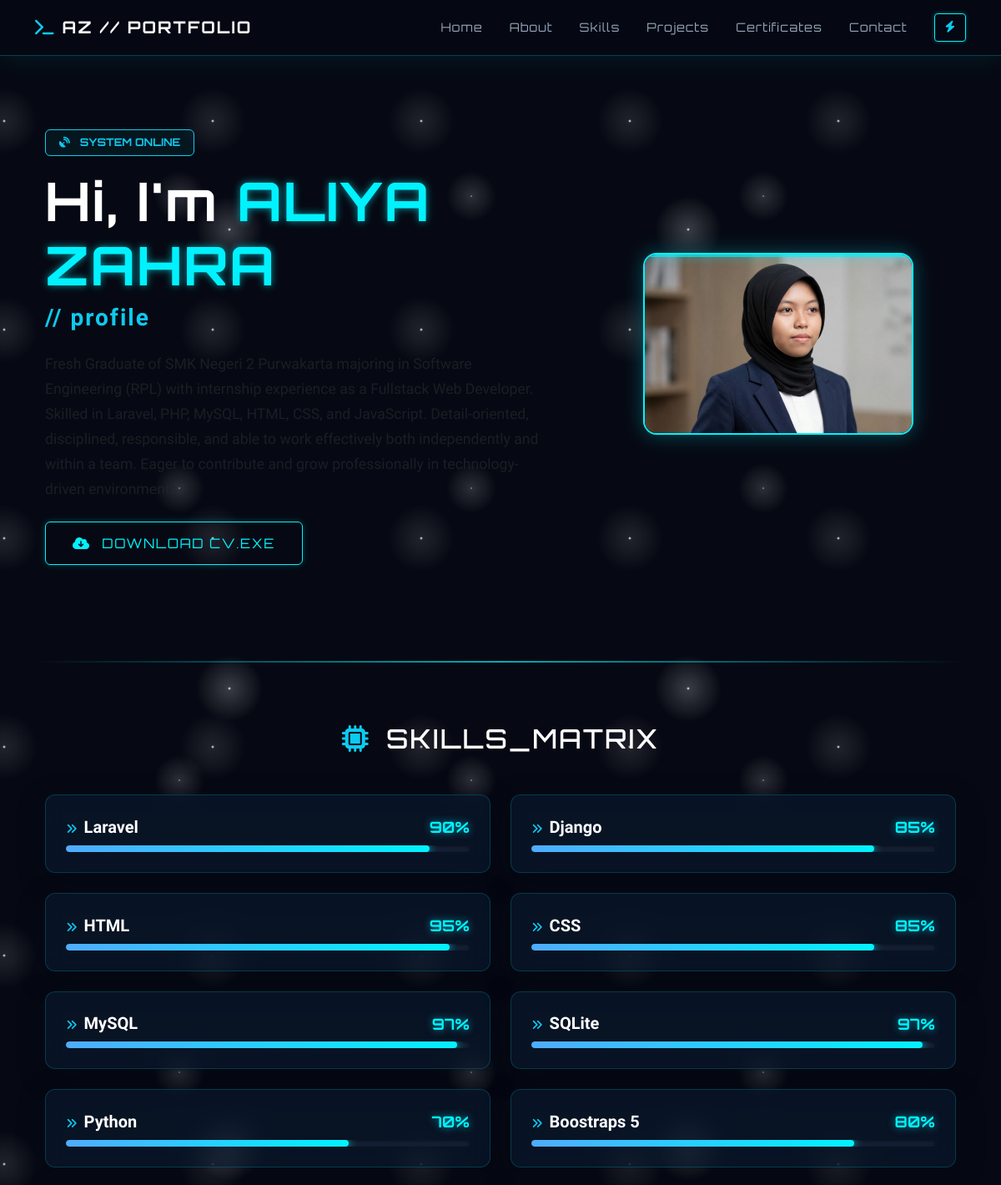
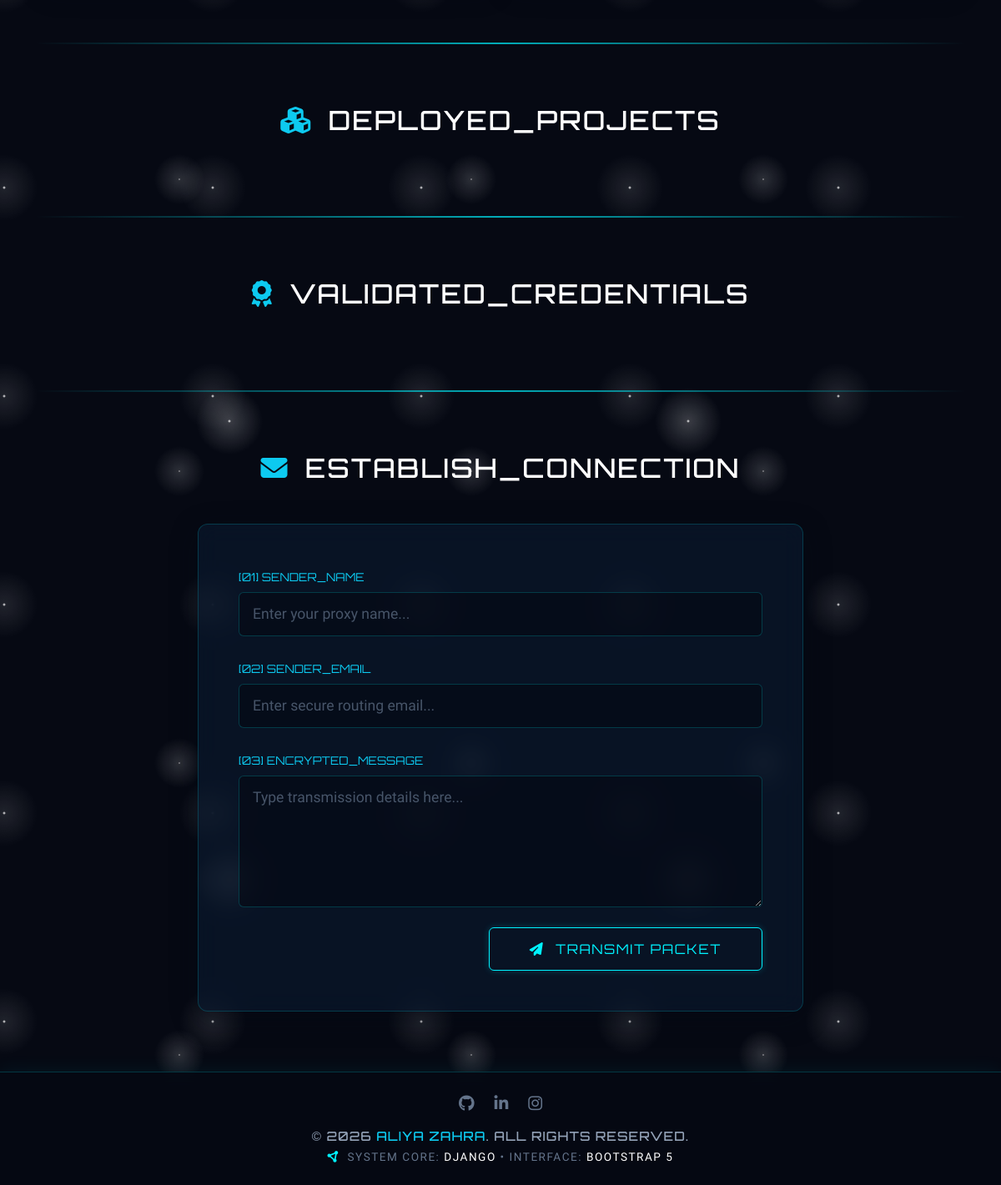
The page / on the database its author committed (2 pictures, top to bottom).
### core/models.py (models this page shows, shortened)
class Hero(models.Model):
    name = models.CharField(max_length=100)
    title = models.CharField(max_length=200)
    subtitle = models.TextField()
    photo = models.ImageField(
        upload_to='profile/'
    )
    cv = models.FileField(
        upload_to='cv/'
    )

class Skill(models.Model):
    name = models.CharField(max_length=100)
    percentage = models.IntegerField()

### core/views.py (the view)
# urls.py: path('', views.home, name='home'),
def home(request):
    context = {
        'hero': Hero.objects.first(),
        'skills': Skill.objects.all(),
    }
    return render(request, 'core/index.html', context)

### templates/core/index.html (shortened to what this page needs)
{% extends 'base.html' %}
{% block content %}
<section id="home" class="hero-section d-flex align-items-center">
    <div class="container">
        <div class="row align-items-center g-5">
            <div class="col-lg-7 order-2 order-lg-1 text-center text-lg-start">
                <span class="badge border border-info text-info mb-3 px-3 py-2 text-uppercase tracking-wider font-orbitron" style="font-size: 0.8rem; background: rgba(0, 242, 254, 0.05);">
                    <i class="fa-solid fa-satellite-dish me-2 pulse-slow"></i> System Online
                </span>
                <h1 class="display-3 fw-bold text-white mb-2 font-orbitron">
                    Hi, I'm <span class="cyber-glow-text">{{ hero.name }}</span>
                </h1>
                <h3 class="mb-4 text-info fw-semibold tracking-wide" style="font-family: 'Rajdhani', sans-serif;">
                    // {{ hero.title }}
                </h3>
                <p class="text-muted mb-4 lead" style="max-width: 600px; font-size: 1.1rem; line-height: 1.7;">
                    {{ hero.subtitle }}
                </p>
                <a href="{{ hero.cv.url }}" class="btn btn-cyber-lg" download>
                    <i class="fa-solid fa-cloud-arrow-down me-2"></i> Download CV.exe
                </a>
            </div>
            <div class="col-lg-5 order-1 order-lg-2 text-center">
                <div class="cyber-avatar-wrapper">
                    <img src="{{ hero.photo.url }}" class="img-fluid cyber-profile-img" alt="{{ hero.name }}">
                    <div class="scanner-line"></div>
                </div>
            </div>
        </div>
    </div>
</section>
<div class="cyber-hr"></div>
<section id="skills" class="py-4">
    <div class="container">
        <h2 class="text-center mb-5 text-white font-orbitron">
            <i class="fa-solid fa-microchip text-info me-2"></i> SKILLS_MATRIX
        </h2>
        <div class="row g-4">
            {% for skill in skills %}
            <div class="col-md-6">
                <div class="glass-card p-4">
                    <div class="d-flex justify-content-between align-items-center mb-2">
                        <strong class="text-white h5 mb-0" style="font-family: 'Rajdhani'; font-weight: 600;">
                            <i class="fa-solid fa-angles-right text-info me-2" style="font-size: 0.85rem;"></i>{{ skill.name }}
                        </strong>
                        <span class="cyber-glow-text fw-bold font-orbitron">{{ skill.percentage }}%</span>
                    </div>
                    <div class="progress">
                        <div class="progress-bar" role="progressbar" style="width: {{ skill.percentage }}%" aria-valuenow="{{ skill.percentage }}" aria-valuemin="0" aria-valuemax="100"></div>
                    </div>
                </div>
            </div>
            {% endfor %}
        </div>
    </div>
</section>
<div class="cyber-hr"></div>
<section id="projects" class="py-4">
    <div class="container">
        <h2 class="text-center mb-5 text-white font-orbitron">
            <i class="fa-solid fa-cubes text-info me-2"></i> DEPLOYED_PROJECTS
        </h2>
    </div>
</section>
<div class="cyber-hr"></div>
<section id="certificates" class="py-4">
    <div class="container">
        <h2 class="text-center mb-5 text-white font-orbitron">
            <i class="fa-solid fa-award text-info me-2"></i> VALIDATED_CREDENTIALS
        </h2>
    </div>
</section>
<div class="cyber-hr"></div>
<section id="contact" class="py-4 mb-4">
    <div class="container" style="max-width: 750px;">
        <h2 class="text-center mb-5 text-white font-orbitron">
            <i class="fa-solid fa-envelope text-info me-2"></i> ESTABLISH_CONNECTION
        </h2>
        <div class="glass-card p-4 p-md-5">
            <form method="POST">
                <div class="mb-4">
                    <label class="form-label text-info font-orbitron" style="font-size: 0.85rem;">[01] SENDER_NAME</label>
                    <input type="text" name="name" class="form-control cyber-input" placeholder="Enter your proxy name..." required>
                </div>
                <div class="mb-4">
                    <label class="form-label text-info font-orbitron" style="font-size: 0.85rem;">[02] SENDER_EMAIL</label>
                    <input type="email" name="email" class="form-control cyber-input" placeholder="Enter secure routing email..." required>
                </div>
                <div class="mb-4">
                    <label class="form-label text-info font-orbitron" style="font-size: 0.85rem;">[03] ENCRYPTED_MESSAGE</label>
                    <textarea name="message" rows="5" class="form-control cyber-input" placeholder="Type transmission details here..." required></textarea>
                </div>
                <div class="text-end">
                    <button type="submit" class="btn btn-cyber-lg px-5">
                        <i class="fa-solid fa-paper-plane me-2"></i> Transmit Packet
                    </button>
                </div>
            </form>
        </div>
    </div>
</section>
{% endblock %}

### templates/base.html (shortened to what this page needs)
{% load static %}
<!DOCTYPE html>
<html lang="id">
<head>
    <link href="https://cdn.jsdelivr.net/npm/bootstrap@5.3.3/dist/css/bootstrap.min.css" rel="stylesheet">
    <link rel="stylesheet" href="https://cdnjs.cloudflare.com/ajax/libs/font-awesome/6.4.0/css/all.min.css">
    <link rel="stylesheet" href="{% static 'css/style.css' %}">
</head>
<body>
    {% include 'navbar.html' %}
    <main class="container my-4">
        {% block content %}
        {% endblock %}
    </main>
    {% include 'footer.html' %}
</body>
</html>

### templates/navbar.html (shortened to what this page needs)
<nav class="navbar navbar-expand-lg navbar-dark fixed-top custom-cyber-nav">
    <div class="container">
        <a class="navbar-brand fw-bold text-uppercase" href="#">
            <i class="fa-solid fa-terminal me-2 text-info"></i>AZ <span class="text-white">// PORTFOLIO</span>
        </a>
        <div class="collapse navbar-collapse" id="menu">
            <ul class="navbar-nav ms-auto align-items-center">
                <li class="nav-item">
                    <a href="/" class="nav-link cyber-nav-link">Home</a>
                </li>
                <li class="nav-item">
                    <a href="/about" class="nav-link cyber-nav-link">About</a>
                </li>
                <li class="nav-item">
                    <a href="/skills" class="nav-link cyber-nav-link">Skills</a>
                </li>
                <li class="nav-item">
                    <a href="/projects" class="nav-link cyber-nav-link">Projects</a>
                </li>
                <li class="nav-item">
                    <a href="/certificates" class="nav-link cyber-nav-link">Certificates</a>
                </li>
                <li class="nav-item">
                    <a href="/contact" class="nav-link cyber-nav-link">Contact</a>
                </li>
                <li class="nav-item ms-lg-3 mt-2 mt-lg-0">
                    <button id="dark-btn" class="btn btn-cyber-toggle btn-sm" title="Toggle System Core">
                        <i class="fa-solid fa-bolt text-info"></i>
                    </button>
                </li>
            </ul>
        </div>
    </div>
</nav>

### templates/footer.html (shortened to what this page needs)
<footer class="cyber-footer text-center py-4 mt-auto">
    <div class="container">
        <div class="mb-3 social-cyber-group">
            <a href="https://github.com/Za-rgb09" target="_blank" class="social-cyber-icon" title="Github">
                <i class="fa-brands fa-github"></i>
            </a>
            <a href="#" target="_blank" class="social-cyber-icon" title="LinkedIn">
                <i class="fa-brands fa-linkedin-in"></i>
            </a>
            <a href="https://www.instagram.com/jshakaz?igsh=MW9mdGoyNHI3enBqcA==" target="_blank" class="social-cyber-icon" title="Instagram">
                <i class="fa-brands fa-instagram"></i>
            </a>
        </div>
        <h5 class="cyber-copyright mb-1">
            &copy; 2026 <span class="text-info">ALIYA ZAHRA</span>. ALL RIGHTS RESERVED.
        </h5>
        <p class="cyber-engine-text mb-0">
            <i class="fa-solid fa-circle-nodes me-1 pulse-status"></i>
            SYSTEM CORE: <span class="text-white">DJANGO</span> &bull; INTERFACE: <span class="text-white">BOOTSTRAP 5</span>
        </p>
    </div>
</footer>

### static/css/style.css (style rules this page uses)
body { transition: background-color 0.5s cubic-bezier(0.4, 0, 0.2, 1), color 0.3s ease; background-color: #060913; color: #e2e8f0; }
html { scroll-behavior: smooth; }
.hero-section { min-height: 100vh; display: flex; align-items: center; position: relative; padding: 100px 0; }
.cyber-avatar-wrapper { position: relative; display: inline-block; border: 2px solid #00f2fe; box-shadow: 0 0 30px rgba(0, 242, 254, 0.25); border-radius: 24px; overflow: hidden; background: #0a192f; }
.cyber-profile-img { width: 320px; height: 320px; object-fit: cover; display: block; transform: scale(1.01); transition: transform 0.5s cubic-bezier(0.25, 1, 0.5, 1); }
.glass-card { background: rgba(10, 25, 47, 0.65) !important; backdrop-filter: blur(14px) !important; -webkit-backdrop-filter: blur(14px) !important; border: 1px solid rgba(0, 242, 254, 0.18) !important; box-shadow: 0 8px 32px 0 rgba(6, 9, 19, 0.4) !important; transition: all 0.4s cubic-bezier(0.25, 1, 0.5, 1) !important; color: #f8fafc !important; }
.progress { background-color: rgba(24, 34, 54, 0.8) !important; height: 8px !important; border-radius: 10px !important; overflow: overflow; box-shadow: inset 0 1px 3px rgba(0,0,0,0.5); }
.progress-bar { background: linear-gradient(90deg, #4facfe 0%, #00f2fe 100%) !important; box-shadow: 0 0 12px #00f2fe !important; border-radius: 10px !important; font-size: 0px; }

### templates/base.html (style rules this page uses)
:root { --bg-space: #060913; --neon-cyan: #00f2fe; --neon-blue: #4facfe; --glass-bg: rgba(10, 25, 47, 0.7); --glass-border: rgba(0, 242, 254, 0.2); --text-glow: 0 0 10px rgba(0, 242, 254, 0.6); }
body { background-color: var(--bg-space); background-image: radial-gradient(white, rgba(255,255,255,.2) 2px, transparent 40px), radial-gradient(white, rgba(255,255,255,.15) 1px, transparent 30px), radial-gradient(white, rgba(255,255,255,.1) 2px, transparent 40px); background-size: 550px 550px, 350px 350px, 250px 250px; background-position: 0 0, 40px 60px, 130px 270px; color: #e2e8f0; font-family: 'Rajdhani', sans-serif; font-size: 1.15rem; overflow-x: hidden; min-height: 100vh; display: flex; flex-direction: column; }
h1, h2, h3, h4, h5, h6, .navbar-brand { font-family: 'Orbitron', sans-serif; letter-spacing: 2px; }
.cyber-glow-text { color: var(--neon-cyan); text-shadow: var(--text-glow); }
.cyber-hr { border: none; height: 2px; background: linear-gradient(90deg, transparent, var(--neon-cyan), transparent); margin: 3rem 0; opacity: 0.7; }
main { flex: 1; }

### templates/navbar.html (style rules this page uses)
.custom-cyber-nav { background: rgba(6, 9, 19, 0.8) !important; backdrop-filter: blur(12px); -webkit-backdrop-filter: blur(12px); border-bottom: 1px solid rgba(0, 242, 254, 0.25); box-shadow: 0 4px 30px rgba(0, 242, 254, 0.08); transition: all 0.4s ease; padding: 0.8rem 0; }
.cyber-nav-link { font-family: 'Orbitron', sans-serif; font-size: 0.9rem; letter-spacing: 1px; color: #94a3b8 !important; position: relative; padding: 0.5rem 1rem !important; transition: color 0.3s ease; }
@media (min-width: 992px) { .cyber-nav-link::after { content: ''; position: absolute; width: 0; height: 2px; bottom: 0; left: 50%; background: linear-gradient(90deg, #4facfe, #00f2fe); transition: all 0.3s ease; transform: translateX(-50%); box-shadow: 0 0 8px #00f2fe; } }
.btn-cyber-toggle { background: transparent; border: 1px solid #00f2fe; color: #00f2fe; border-radius: 4px; padding: 0.35rem 0.75rem; box-shadow: 0 0 5px rgba(0, 242, 254, 0.3); transition: all 0.3s ease; }
.btn-cyber-toggle i { transition: transform 0.3s ease; }

### templates/footer.html (style rules this page uses)
.cyber-footer { background: rgba(6, 9, 19, 0.9) !important; backdrop-filter: blur(10px); -webkit-backdrop-filter: blur(10px); border-top: 1px solid rgba(0, 242, 254, 0.2); box-shadow: 0 -4px 20px rgba(0, 242, 254, 0.05); color: #94a3b8; }
.cyber-copyright { font-family: 'Orbitron', sans-serif; font-size: 0.95rem; letter-spacing: 1px; }
.cyber-engine-text { font-family: 'Rajdhani', sans-serif; font-size: 0.85rem; letter-spacing: 1.5px; color: #64748b; text-transform: uppercase; }
.social-cyber-group { display: flex; justify-content: center; gap: 1.5rem; }
.social-cyber-icon { color: #64748b; font-size: 1.2rem; transition: all 0.3s cubic-bezier(0.25, 0.8, 0.25, 1); display: inline-block; text-decoration: none; }
.pulse-status { color: #00f2fe; animation: cyber-pulse 2s infinite; }

### rows shown on the page
Hero: name "ALIYA ZAHRA", title "profile", subtitle "Fresh Graduate of SMK Negeri 2 Purwakarta majoring in Software Engineering (RPL) with internship experience as a Fullstack Web Developer. Skilled in Laravel, PHP, MySQL, HTML, CSS, and JavaScript. Detail-oriented, disciplined, responsible, and able to work effectively both independently and within a team. Eager to contribute and grow professionally in technology-driven environments", photo (picture)
Skill: name "Laravel", percentage "90"
Skill: name "Django", percentage "85"
Skill: name "HTML", percentage "95"
Skill: name "CSS", percentage "85"
Skill: name "MySQL", percentage "97"
Skill: name "SQLite", percentage "97"
Skill: name "Python", percentage "70"
Skill: name "Boostraps 5", percentage "80"
